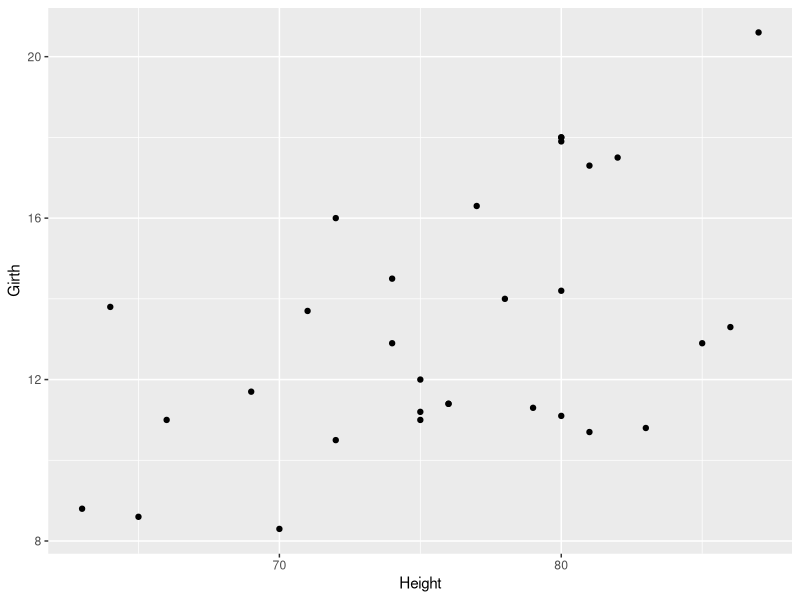
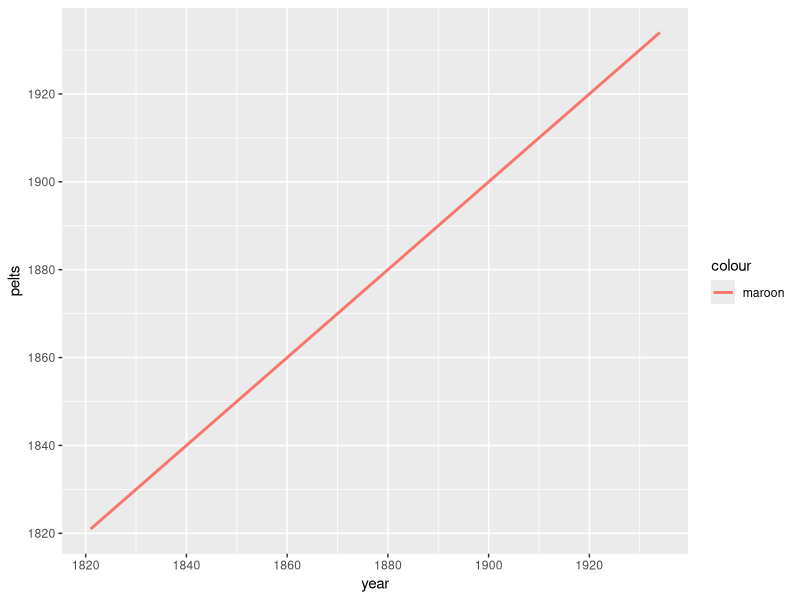
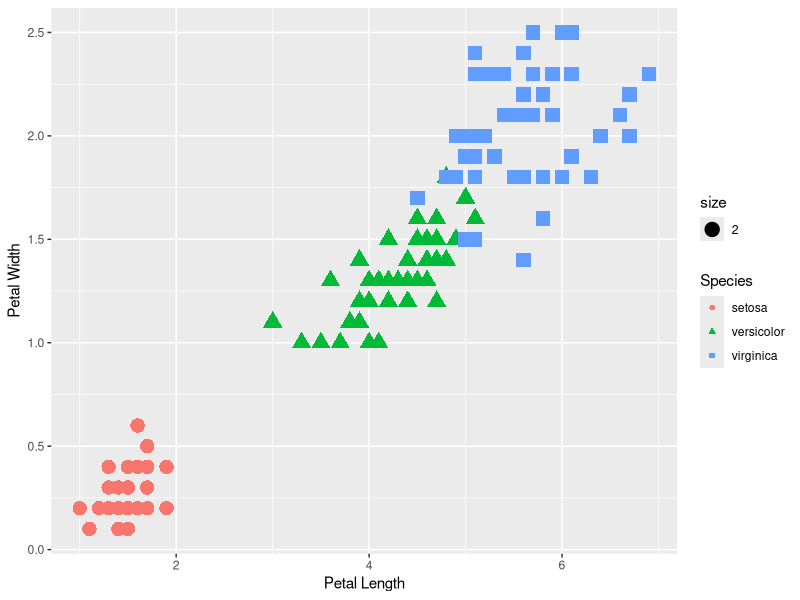
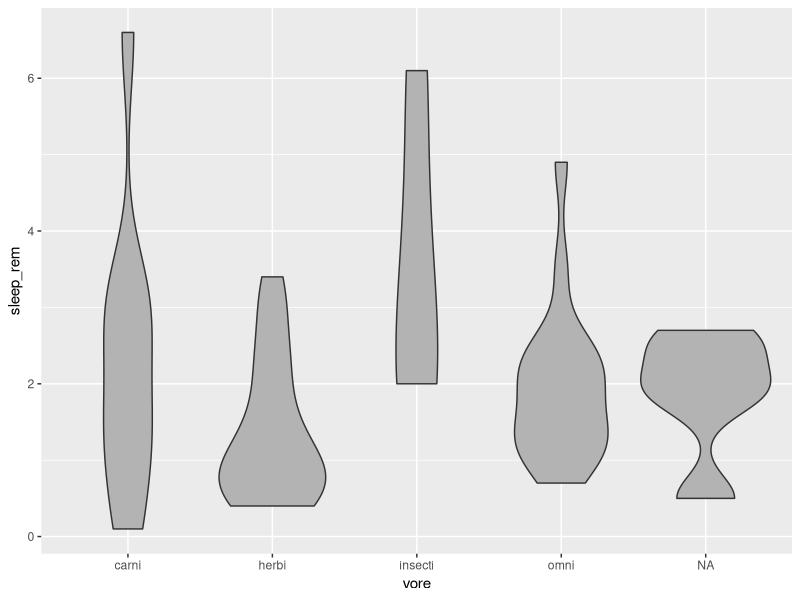
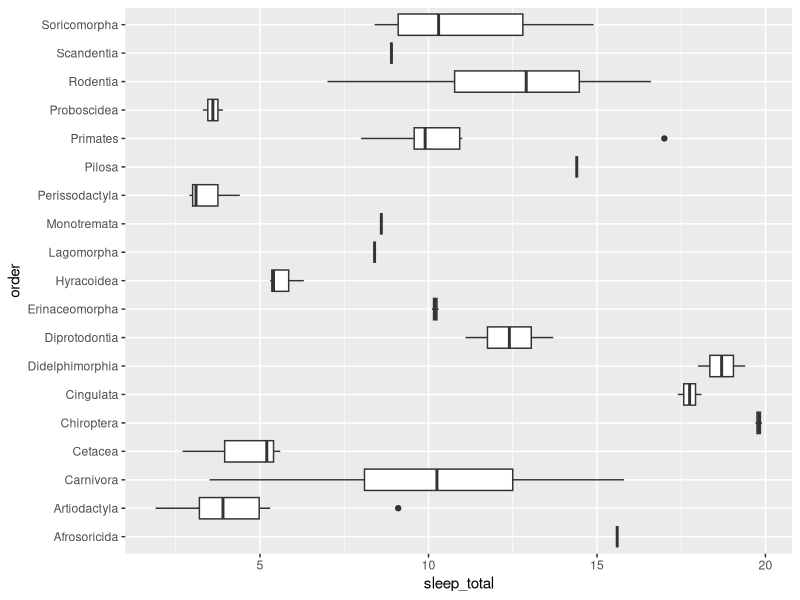
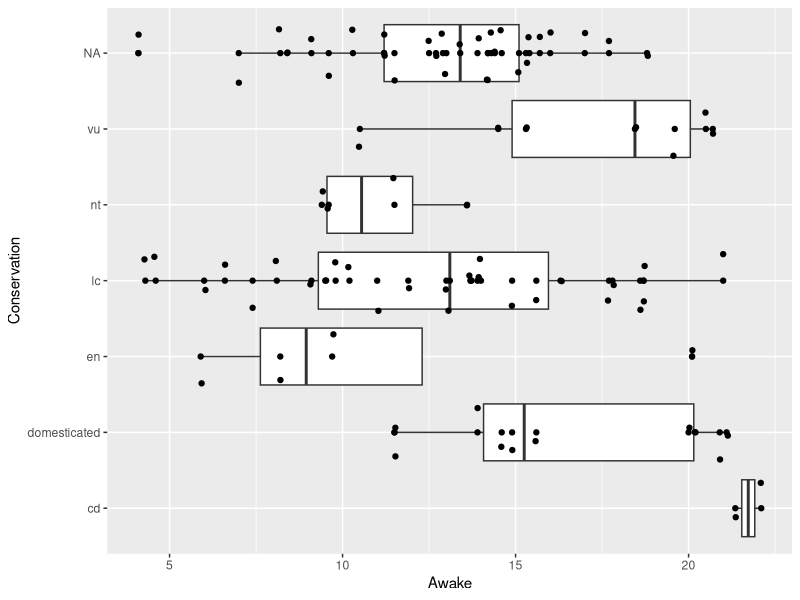
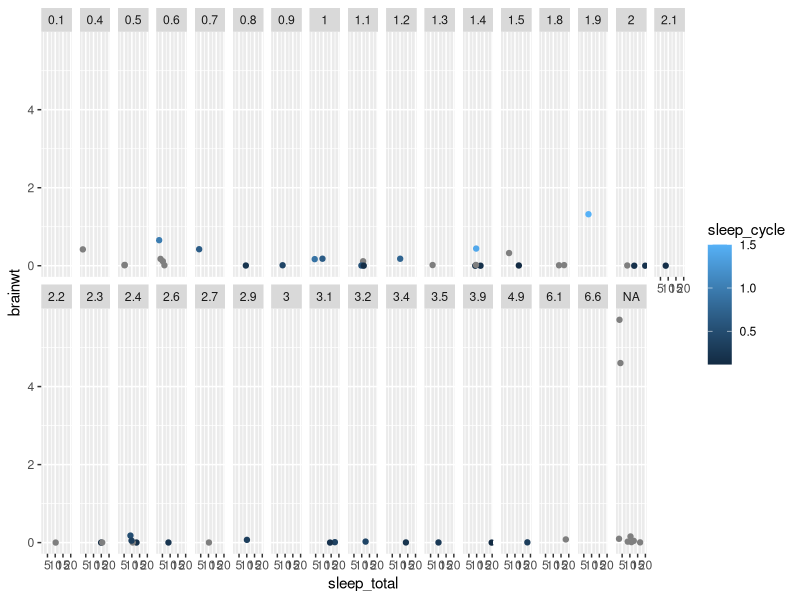
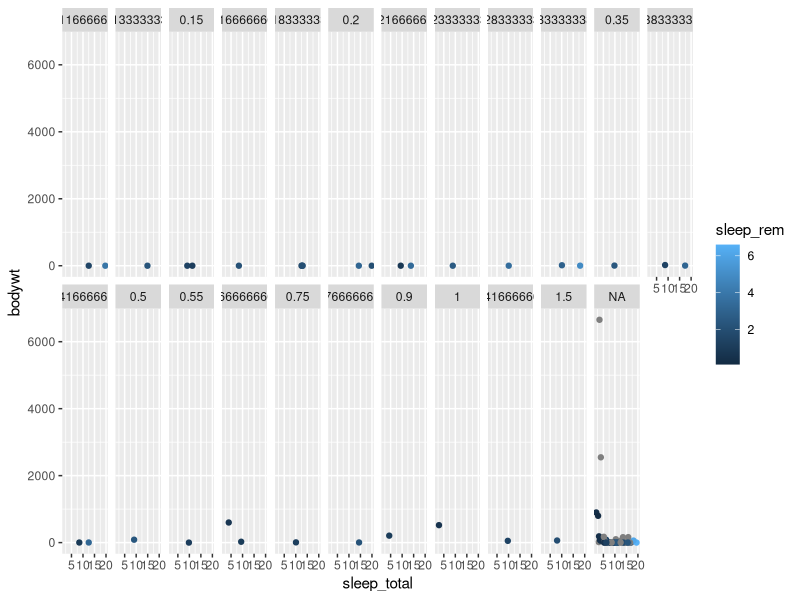

Write R code to recreate these figures, in order.
## ---- chunk 1
library("tidyverse")
## ---- chunk 2
?trees
## ---- chunk 3
ggplot(data = trees) +
  geom_point(mapping = aes(x = Height, y = Girth))
## ---- chunk 4
?year
## ---- chunk 5
year <- c(1821:1934)
## ---- chunk 6
class(lynx)
as.vector(year)
## ---- chunk 7
pelts <- c(as.vector(year))
## ---- chunk 8
lynx_pelts <- data.frame(year, pelts)
## ---- chunk 9
ggplot(data = lynx_pelts, mapping = aes(x = year, y = pelts, color = "maroon")) + geom_line() +
  geom_smooth(se = FALSE)
## ---- chunk 10
as.vector(iris)
## ---- chunk 11
ggplot(data = iris) +
  geom_point(mapping = aes(x = Petal.Length, y = Petal.Width, color = Species, shape = Species, size = 2)) +
  labs(x = "Petal Length", y = "Petal Width")
## ---- chunk 12
?geom_violin
## ---- chunk 13
ggplot(data = msleep) +
  geom_violin(fill = "grey70", mapping = aes(x = vore, y = sleep_rem))
## ---- chunk 14
ggplot(data = msleep, mapping = aes(x = order, y = sleep_total)) + 
  geom_boxplot() + coord_flip()
  
## ---- chunk 15
ggplot(data = msleep, mapping = aes(x = conservation, y = awake)) + 
  geom_boxplot() + geom_point() + geom_jitter() + coord_flip()+
  labs(x = "Conservation", y = "Awake")
## ---- chunk 16
ggplot(data = msleep) + 
  geom_point(mapping = aes(x = sleep_total, y = brainwt, color = sleep_cycle)) + facet_wrap(~ sleep_rem, nrow = 2)
## ---- chunk 17
ggplot(data = msleep) + 
  geom_point(mapping = aes(x = sleep_total, y = bodywt, color = sleep_rem)) + facet_wrap(~ sleep_cycle, nrow = 2)
